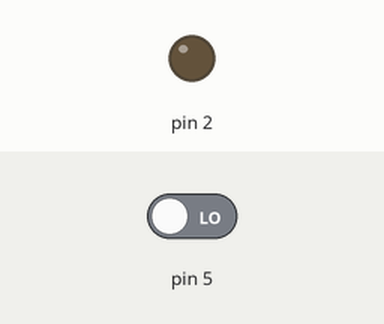
Bench run of a sketch on a simulated Arduino Uno, built with avr-gcc and run on an emulated ATmega328P. On the bench: output pins drawn as LEDs (lit = HIGH). Inputs (shaded band) come from the test bench; at power-on: pin 5 LOW.

Above: at 1.2 s.
1.3 s: pin 5 driven HIGH
At 2.0 s:
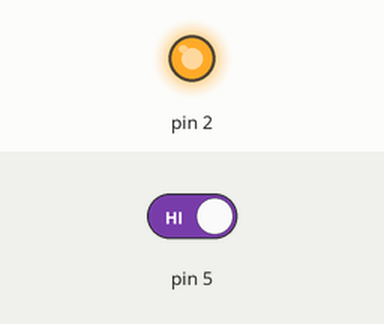
2.8 s: pin 5 driven LOW
At 3.1 s:
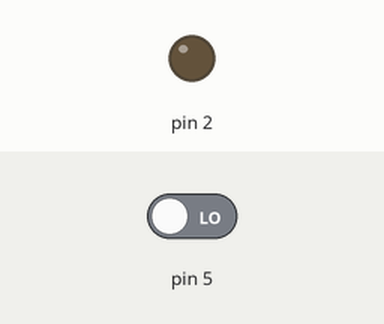
Timing chart, 0 to 5.8 s (numbered marks = the images above; inputs shaded):
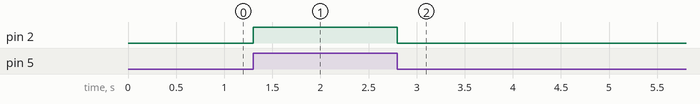

The sketch:

session03_iut.ino
```cpp
void setup()
{
    pinMode(2, OUTPUT);
    pinMode(5, INPUT);
}

void loop()
{
  digitalWrite(2, digitalRead(5));
}
```

Measured:
- after the input at 1.3 s, pin 2: LOW → HIGH at once
- after the input at 2.8 s, pin 2: HIGH → LOW at once
